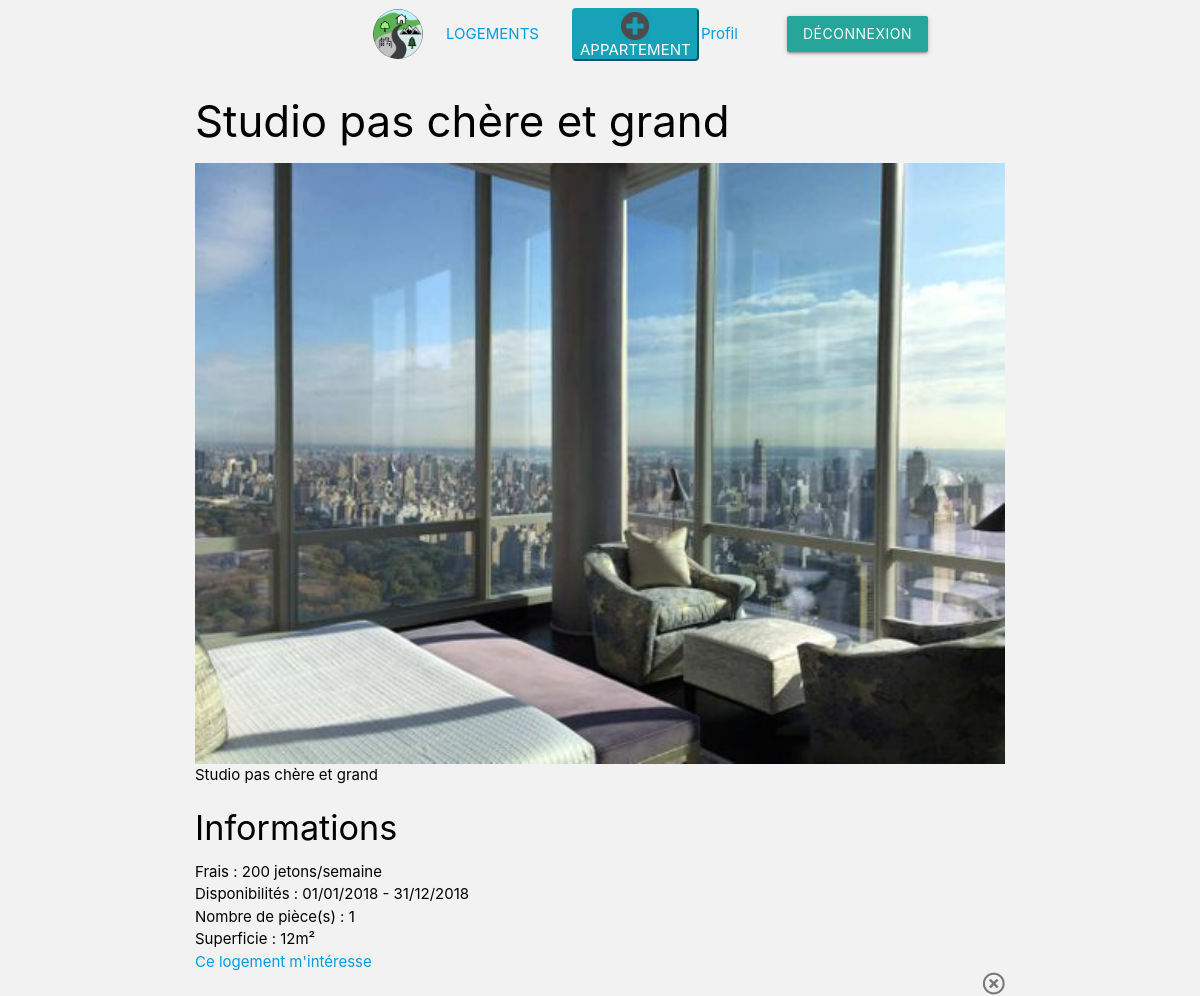
/controller/detailAppart.php?idAppartement=8, run on an earlier commit of the app's database.
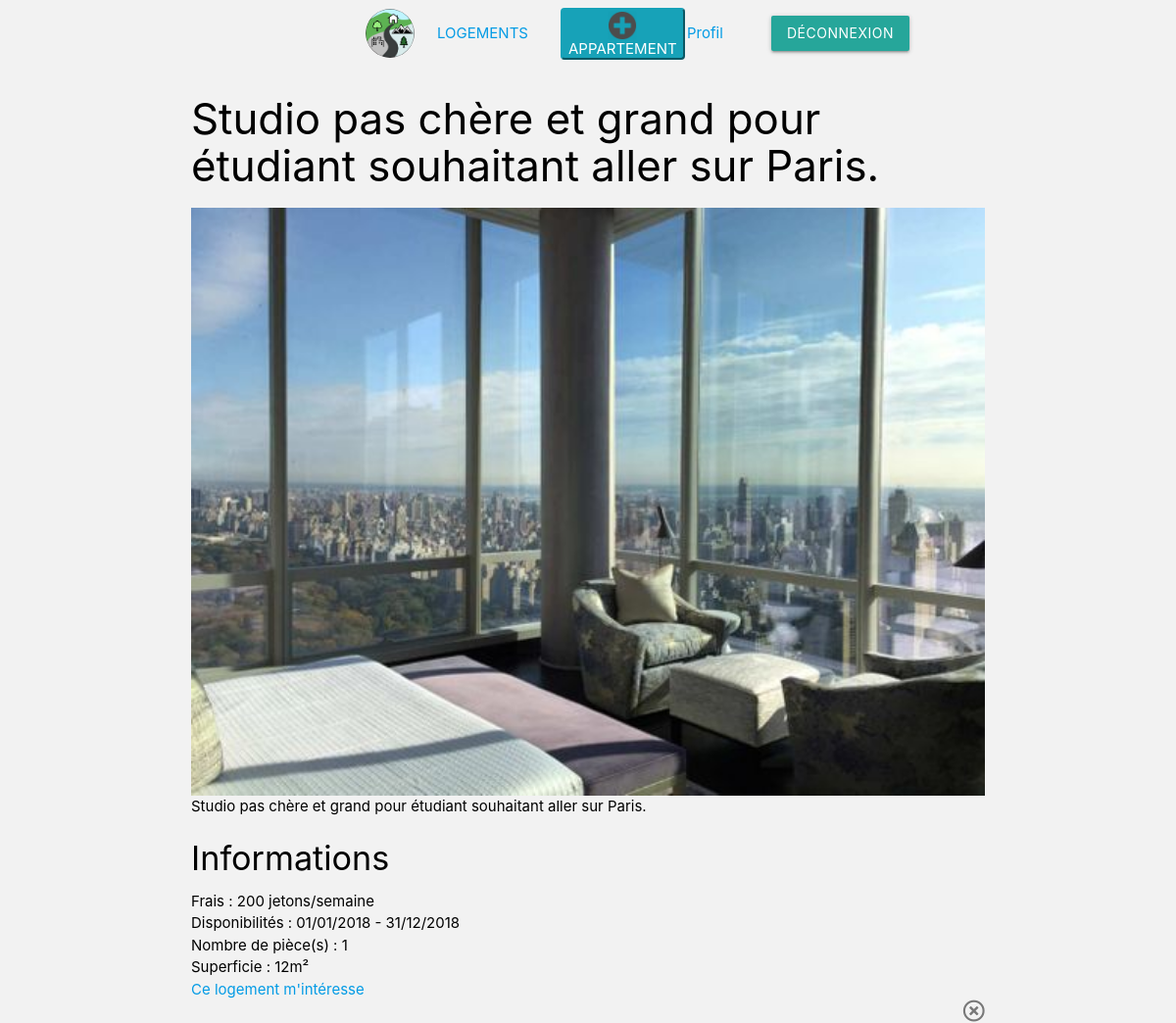
And on a later commit of the database.
### tables this page shows
CREATE TABLE IF NOT EXISTS `appartements` (
  `id_appartement` int(11) NOT NULL AUTO_INCREMENT,
  `prix` int(11) NOT NULL,
  `description` varchar(180) NOT NULL,
  `etat` varchar(180) NOT NULL,
  `nbPiece` int(11) NOT NULL,
  `surface` int(11) NOT NULL,
  `meuble` tinyint(1) NOT NULL,
  `ind_energie` varchar(180) NOT NULL,
  `dateCreation` varchar(180) NOT NULL,
  `dateExpiration` varchar(180) NOT NULL,
  `message` varchar(255) NOT NULL,
  `statut` tinyint(1) NOT NULL,
  `FK_USERS` int(11) NOT NULL,
  `FK_QUARTIERS` int(11) NOT NULL,
  `FK_VILLES` int(11) NOT NULL,
  PRIMARY KEY (`id_appartement`),
  KEY `APPARTEMENTS_USERS_FK` (`FK_USERS`),
  KEY `APPARTEMENTS_QUARTIERS0_FK` (`FK_QUARTIERS`),
  KEY `APPARTEMENTS_VILLES1_FK` (`FK_VILLES`)
);

### controller/detailAppart.php (called while the page is built, shortened)
<?php
require_once("../model/mainModel.php");
if(isset($_GET) && count($_GET)>0) {
    $idAppart = $_GET['idAppartement'];
    $lobjAppart = GetAppart($idAppart);
}
require_once("../view/detailAppart.view.php");

### model/mainModel.php (called while the page is built, shortened)
<?php
function GetDataBase()
{
    $host = "localhost";
    $dbName = "lebonappart";
    $login = "root";
    $password = "";
    try {
        $bdd = new PDO('mysql:host=' . $host . ';dbname=' . $dbName . ';charset=utf8',
            $login, $password, array(PDO::ATTR_ERRMODE => PDO::ERRMODE_EXCEPTION));
    } catch (Exception $e) {
        $bdd = null;
        die('Erreur : ' . $e->getMessage());
    }
    return $bdd;
}
function GetAppart($idAppart)
{
    $lobjAppart = null;
    $bdd = GetDataBase();
    if ($bdd) {
        $lstrQuery = "SELECT * FROM appartements where id_appartement = :pId";
        $stmt = $bdd->prepare($lstrQuery);
        $stmt->bindParam(':pId', $idAppart);
        $stmt->execute();
        $lobjAppart = $stmt->fetch(PDO::FETCH_OBJ);
    }
    return $lobjAppart;
}

### view/detailAppart.view.php (the view, shortened to what this page needs)
<?php
require('../helper/header.php')
 ?>
<div id="mainContainer" class="container">
        <?php
        include("../helper/navbar.php")
        ?>
        <div id="contentContainer">
            <div class="articleBloc plain">
                <div class="itemsWrapper">
                    <div class="infoBloc">
                        <h3>
                            <?php
                            echo($lobjAppart->message);
                            ?>
                        </h3>
                        <div class="swiper-container">
                            <div class="swiper-wrapper">
                                <div class="swiper-slide">
                                    <a href="../assets/img/test1.jpg" target="_blank">
                                        <img src="../assets/img/test1.jpg" height='auto' width='100%'>
                                    </a>
                                </div>
                            </div>
                        </div>
                        <p>
                            <?php
                            echo($lobjAppart->message);
                            ?>
                        </p>
                    </div>
                    <div class="infoBloc alt">
                        <h4>Informations</h4>
                        <div class="info">
                            <span class="typeInfo">Frais : </span>
                            <?php
                            echo($lobjAppart->prix);
                            ?> jetons/semaine
                        </div>
                        <div class="info">
                            <span class="typeInfo">Disponibilités : </span>
                            <?php
                            echo($lobjAppart->dateCreation);
                            ?> - <?php
                            echo($lobjAppart->dateExpiration);
                            ?>
                        </div>
                        <div class="info">
                            <span class="typeInfo">Nombre de pièce(s) : </span>
                            <?php
                            echo($lobjAppart->nbPiece);
                            ?>
                        </div>
                        <div class="info">
                            <span class="typeInfo">Superficie : </span>
                            <?php
                            echo($lobjAppart->surface);
                            ?>m²
                        </div>
                        <div class="info">
                            <span class="typeInfo">
                                <a href="../controller/detailProprietaire.php?idUser=<?php echo($lobjAppart->FK_USERS) ?>">Ce logement m'intéresse</a>
                            </span>
                        </div>
                    </div>
                    <a href="../controller/listOfApparts.php" class="close">
                        <i class="far fa-times-circle"></i>
                    </a>
                </div>
            </div>
        </div>
    </div>

What changed in the data, as far as the page shows it:
changed appartements: message "Studio pas chère et grand" → "Studio pas chère et grand pour étudiant souhaitant aller sur Paris."
